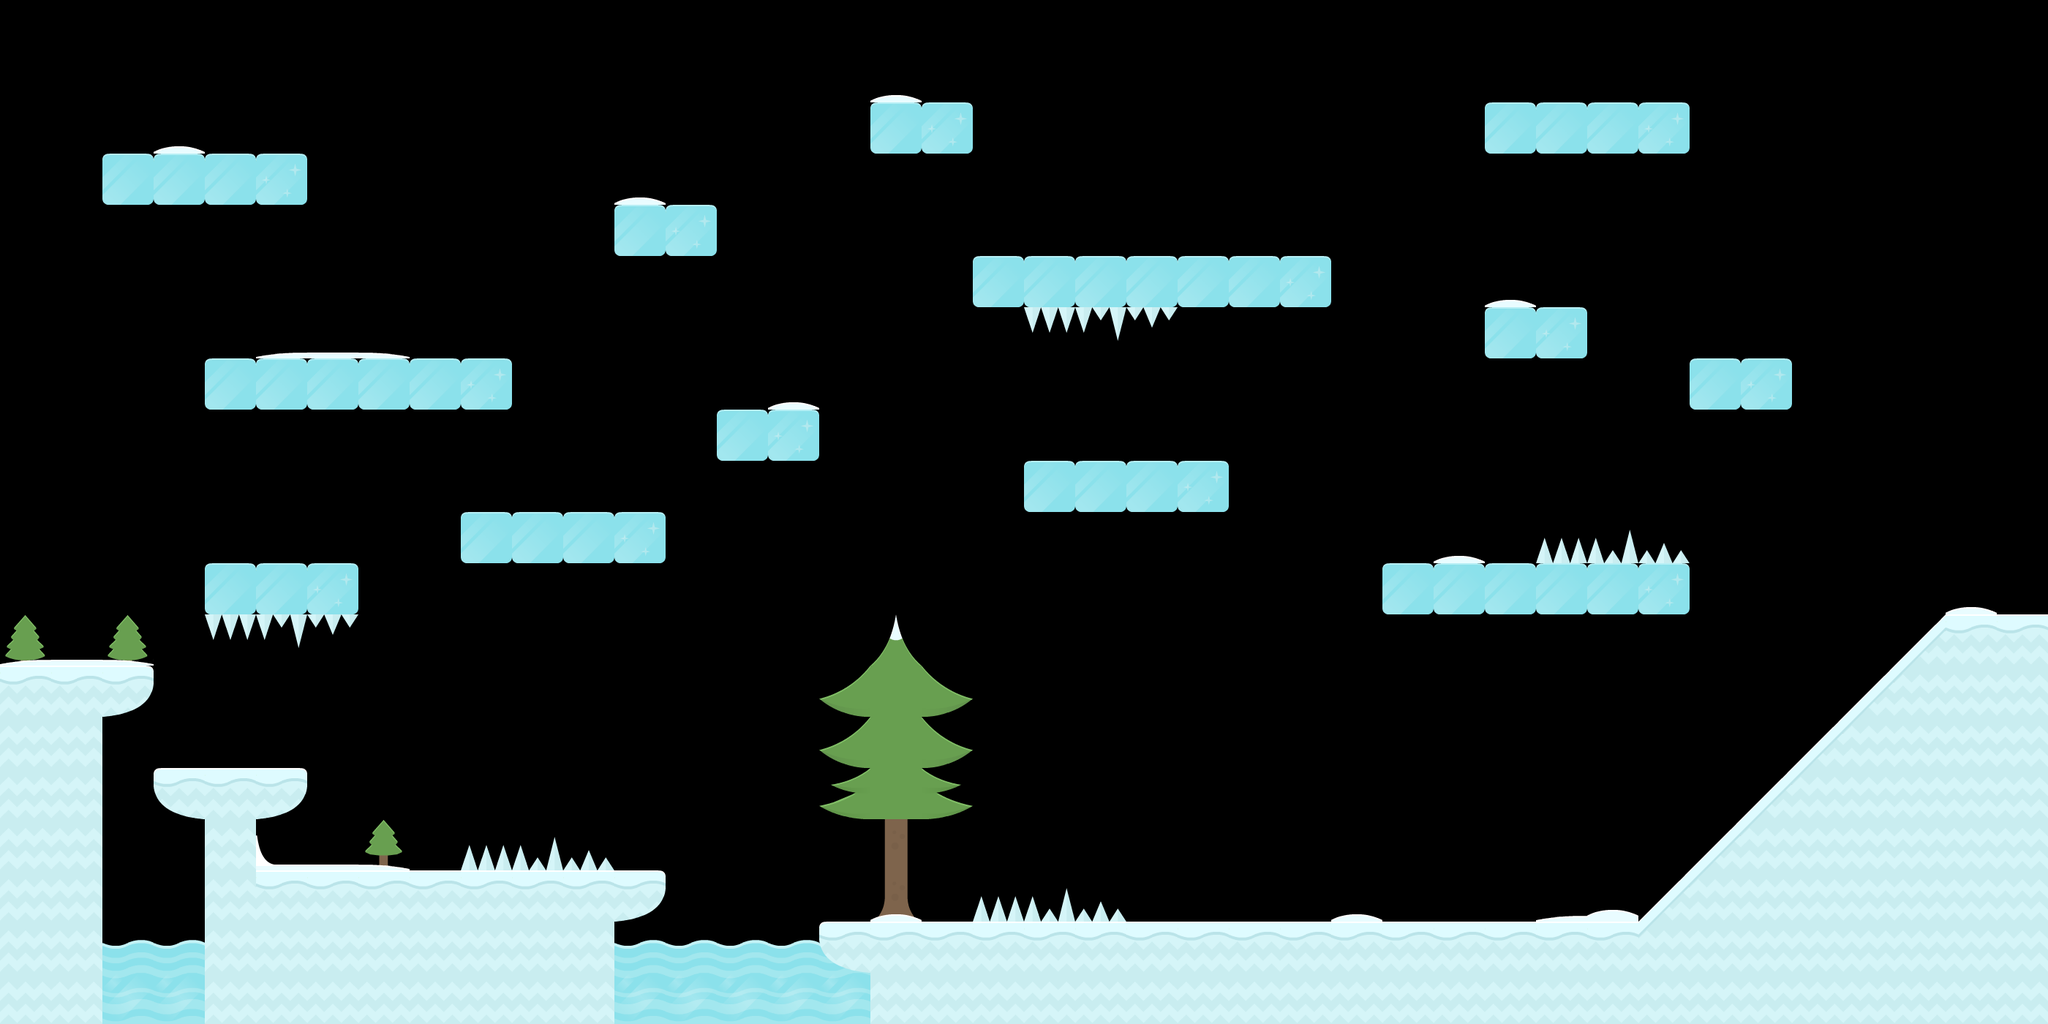

This game map was drawn from its Tiled (.tmx) file and the tilesets committed beside it. A one-line description and the trimmed map source follow:
An orthogonal 40x20 tile map with 70x70 px tiles, 4 tile layers (trees, water, platforms, obstacles) and 19 objects (16x star, player-spawn, viking).

<map version="1.5" tiledversion="1.7.2" orientation="orthogonal" renderorder="right-down" width="40" height="20" tilewidth="70" tileheight="70" infinite="0" nextlayerid="7" nextobjectid="20">
 <editorsettings>
  <export target="../assets/tiles/ice-01.json" format="json" />
 </editorsettings>
 <tileset firstgid="1" name="ice" tilewidth="70" tileheight="70" tilecount="98" columns="14">
  <image source="../assets/tiles/ice.png" width="980" height="490" />
  <tile id="1">
   <properties>
    <property name="collides" type="bool" value="true" />
    <property name="floor" type="bool" value="true" />
   </properties>
  </tile>
  <tile id="2">
   <properties>
    <property name="collides" type="bool" value="true" />
    <property name="floor" type="bool" value="true" />
   </properties>
  </tile>
  <tile id="3">
   <properties>
    <property name="collides" type="bool" value="true" />
    <property name="floor" type="bool" value="true" />
   </properties>
  </tile>
  <tile id="4">
   <properties>
    <property name="collides" type="bool" value="true" />
    <property name="floor" type="bool" value="true" />
   </properties>
  </tile>
  <tile id="5">
   <properties>
    <property name="collides" type="bool" value="true" />
    <property name="floor" type="bool" value="true" />
   </properties>
  </tile>
  <tile id="6">
   <properties>
    <property name="collides" type="bool" value="true" />
    <property name="floor" type="bool" value="true" />
   </properties>
  </tile>
  <tile id="7">
   <properties>
    <property name="collides" type="bool" value="true" />
    <property name="floor" type="bool" value="true" />
   </properties>
  </tile>
  <tile id="8">
   <properties>
    <property name="collides" type="bool" value="true" />
    <property name="floor" type="bool" value="true" />
   </properties>
  </tile>
  <tile id="9">
   <properties>
    <property name="collides" type="bool" value="true" />
    <property name="floor" type="bool" value="true" />
   </properties>
  </tile>
  <tile id="10">
   <properties>
    <property name="collides" type="bool" value="true" />
    <property name="floor" type="bool" value="true" />
   </properties>
  </tile>
  <tile id="11">
   <properties>
    <property name="collides" type="bool" value="true" />
    <property name="floor" type="bool" value="true" />
   </properties>
  </tile>
  <tile id="12">
   <properties>
    <property name="collides" type="bool" value="true" />
    <property name="floor" type="bool" value="true" />
   </properties>
  </tile>
  <tile id="13">
   <properties>
    <property name="collides" type="bool" value="true" />
    <property name="floor" type="bool" value="true" />
   </properties>
  </tile>
  <tile id="15">
   <properties>
    <property name="collides" type="bool" value="true" />
    <property name="floor" type="bool" value="true" />
   </properties>
  </tile>
  <tile id="16">
   <properties>
    <property name="collides" type="bool" value="true" />
    <property name="floor" type="bool" value="true" />
   </properties>
  </tile>
  <tile id="17">
   <properties>
    <property name="collides" type="bool" value="true" />
    <property name="floor" type="bool" value="true" />
   </properties>
  </tile>
  <tile id="18">
   <properties>
    <property name="collides" type="bool" value="true" />
    <property name="floor" type="bool" value="true" />
   </properties>
  </tile>
  <tile id="19">
   <properties>
    <property name="collides" type="bool" value="true" />
    <property name="floor" type="bool" value="true" />
   </properties>
  </tile>
  <tile id="20">
   <properties>
    <property name="collides" type="bool" value="true" />
    <property name="floor" type="bool" value="true" />
   </properties>
  </tile>
  <tile id="21">
   <properties>
    <property name="collides" type="bool" value="true" />
    <property name="floor" type="bool" value="true" />
   </properties>
  </tile>
  <tile id="22">
   <properties>
    <property name="collides" type="bool" value="true" />
    <property name="floor" type="bool" value="true" />
   </properties>
  </tile>
  <tile id="23">
   <properties>
    <property name="collides" type="bool" value="true" />
    <property name="floor" type="bool" value="true" />
   </properties>
  </tile>
 </tileset>
 <layer id="4" name="trees" width="40" height="20">
  <data>[800 cells, 15 non-empty, 11 distinct tile ids]</data>
 </layer>
 <layer id="2" name="water" width="40" height="20">
  <data>[800 cells, 18 non-empty, 6 distinct tile ids]</data>
 </layer>
 <layer id="1" name="platforms" width="40" height="20">
  <data>[800 cells, 187 non-empty, 14 distinct tile ids]</data>
 </layer>
 <layer id="6" name="obstacles" width="40" height="20">
  <data>[800 cells, 15 non-empty, 6 distinct tile ids]</data>
 </layer>
 <objectgroup id="3" name="objects">
  <object id="1" name="player-spawn" x="104" y="806" />
  <object id="2" name="star" x="318" y="662" />
  <object id="3" name="star" x="450" y="662" />
  <object id="4" name="star" x="946" y="166" height="4" />
  <object id="5" name="star" x="804" y="596" width="4" height="2" />
  <object id="6" name="star" x="316" y="96" />
  <object id="7" name="star" x="1446" y="234" />
  <object id="8" name="star" x="1512" y="234" width="2" />
  <object id="9" name="star" x="1574" y="238" height="2" />
  <object id="10" name="star" x="2136" y="310" />
  <object id="11" name="star" x="1650" y="508" />
  <object id="12" name="star" x="2344" y="380" />
  <object id="13" name="star" x="2414" y="380" />
  <object id="14" name="star" x="2130" y="662" />
  <object id="15" name="star" x="1936" y="1086" />
  <object id="16" name="star" x="1996" y="1074" />
  <object id="17" name="star" x="2062" y="1062" width="4" height="4" />
  <object id="18" x="1754" y="532" />
  <object id="19" name="viking" x="1640" y="1222" />
 </objectgroup>
</map>
